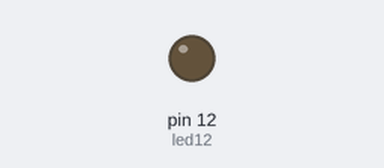
This sketch was run on a simulated Arduino Uno, built with avr-gcc and run on an emulated ATmega328P. Shown: output pins drawn as LEDs (lit = HIGH).

Above: at 1.2 s.
At 8.4 s:
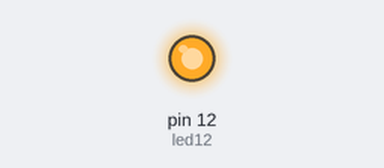
Timing chart, 0 to 8.7 s (numbered marks = the images above):
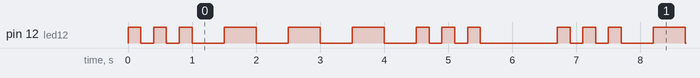

The sketch:

exo2.ino
```cpp
int led12 = 12;

void setup() {
  pinMode(led12, OUTPUT);
}

void loop() {
  flash(200); flash(200); flash(200);// s
  delay(300);
  flash(500); flash(500); flash(500);//o
  flash(200); flash(200); flash(200);//s
  delay(1000);
}

void flash(int duree){
  digitalWrite(led12,HIGH);
  delay(duree);
  digitalWrite(led12,LOW);
  delay(duree);
}
```

Measured:
- by itself, pin 12 (led12): repeats every 6.7 s: 2 × (LOW 0.20 s, HIGH 0.20 s), 3 × (LOW 0.50 s, HIGH 0.50 s), LOW 0.50 s, 2 × (HIGH 0.20 s, LOW 0.20 s), HIGH 0.20 s, LOW 1.2 s, HIGH 0.20 s
- by itself, everything shown: repeats every 6.7 s, in 18 steps
